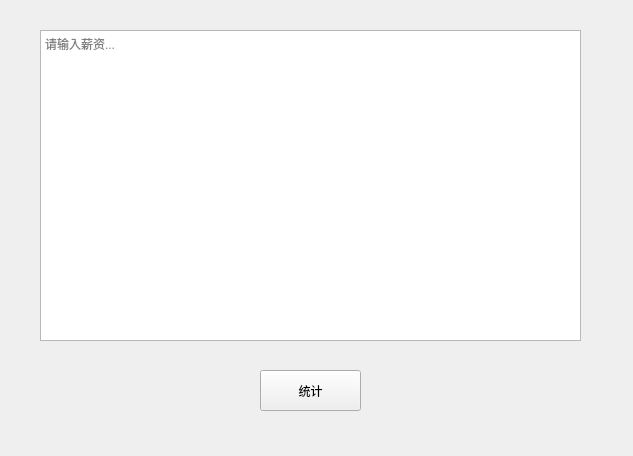
<?xml version="1.0" encoding="UTF-8"?>
<ui version="4.0">
 <class>Form</class>
 <widget class="QWidget" name="Form">
  <property name="geometry">
   <rect>
    <x>0</x>
    <y>0</y>
    <width>633</width>
    <height>456</height>
   </rect>
  </property>
  <property name="windowTitle">
   <string>统计薪资</string>
  </property>
  <widget class="QPlainTextEdit" name="textEdit">
   <property name="geometry">
    <rect>
     <x>40</x>
     <y>30</y>
     <width>541</width>
     <height>311</height>
    </rect>
   </property>
   <property name="placeholderText">
    <string>请输入薪资...</string>
   </property>
  </widget>
  <widget class="QPushButton" name="button">
   <property name="geometry">
    <rect>
     <x>260</x>
     <y>370</y>
     <width>101</width>
     <height>41</height>
    </rect>
   </property>
   <property name="text">
    <string>统计</string>
   </property>
  </widget>
 </widget>
 <resources/>
 <connections/>
</ui>
